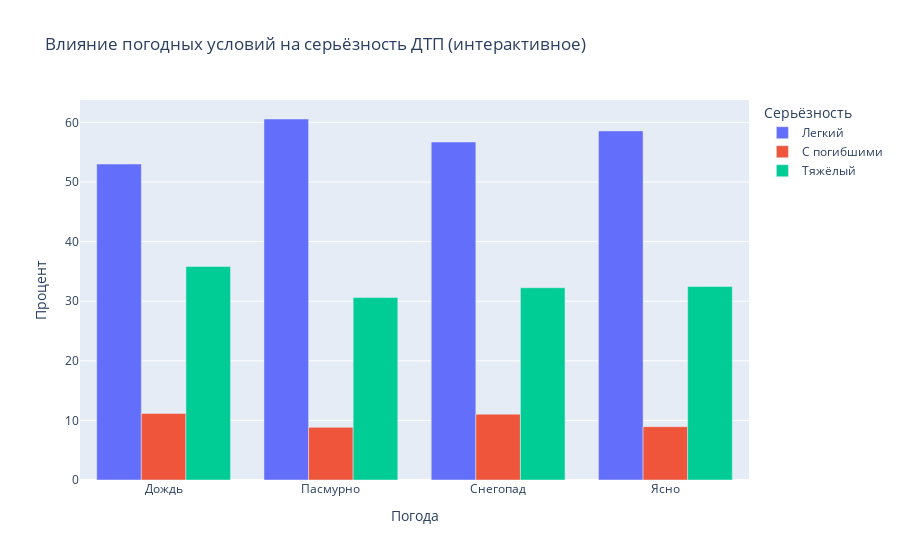

Notebook cell for this chart:
### Markdown cell above
### плиз обратите внимание тут щас будет интерактивный график, он на гитхабе не отображается, поэтому придется открыть колабу или че то такое(

### Code cell
fig = px.bar(
    df_count,
    x='weather',        
    y='percentage',     
    color='severity',  
    barmode='group',
    hover_data=['count', 'total','severity'],
    labels={
        'weather': 'Погода',
        'percentage': 'Процент',
        'severity': 'Серьёзность'
    },
    title='Влияние погодных условий на серьёзность ДТП (интерактивное)'
)

fig.update_traces(
    hovertemplate=
        'Погода: %{x}<br>' +
        'Серьёзность: %{customdata[2]}<br>' +
        'Процент: %{y:.1f}%<br>' +
        'ДТП серьёзности %{customdata[2]}: %{customdata[0]}<br>'
        'Всего ДТП: %{customdata[1]}<br>' +
        '<extra></extra>'
)
fig.show()

### Figure 1 — Plotly figure (JSON) as saved in the notebook; plotly's stock layout.template omitted (floating-point values rounded to 4 significant figures)
{"data": [{"alignmentgroup": "True", "customdata": [[51221, 96636, "Легкий"], [418164, 690431, "Легкий"], [49191, 86746, "Легкий"], [791387, 1351199, "Легкий"]], "hovertemplate": "Погода: %{x}<br>Серьёзность: %{customdata[2]}<br>Процент: %{y:.1f}%<br>ДТП серьёзности %{customdata[2]}: %{customdata[0]}<br>Всего ДТП: %{customdata[1]}<br><extra></extra>", "legendgroup": "Легкий", "marker": {"color": "#636efa", "pattern": {"shape": ""}}, "name": "Легкий", "offsetgroup": "Легкий", "orientation": "v", "showlegend": true, "textposition": "auto", "type": "bar", "x": ["Дождь", "Пасмурно", "Снегопад", "Ясно"], "xaxis": "x", "y": [53.0, 60.57, 56.71, 58.57], "yaxis": "y"}, {"alignmentgroup": "True", "customdata": [[10793, 96636, "С погибшими"], [60985, 690431, "С погибшими"], [9577, 86746, "С погибшими"], [120952, 1351199, "С погибшими"]], "hovertemplate": "Погода: %{x}<br>Серьёзность: %{customdata[2]}<br>Процент: %{y:.1f}%<br>ДТП серьёзности %{customdata[2]}: %{customdata[0]}<br>Всего ДТП: %{customdata[1]}<br><extra></extra>", "legendgroup": "С погибшими", "marker": {"color": "#EF553B", "pattern": {"shape": ""}}, "name": "С погибшими", "offsetgroup": "С погибшими", "orientation": "v", "showlegend": true, "textposition": "auto", "type": "bar", "x": ["Дождь", "Пасмурно", "Снегопад", "Ясно"], "xaxis": "x", "y": [11.17, 8.833, 11.04, 8.951], "yaxis": "y"}, {"alignmentgroup": "True", "customdata": [[34622, 96636, "Тяжёлый"], [211282, 690431, "Тяжёлый"], [27978, 86746, "Тяжёлый"], [438860, 1351199, "Тяжёлый"]], "hovertemplate": "Погода: %{x}<br>Серьёзность: %{customdata[2]}<br>Процент: %{y:.1f}%<br>ДТП серьёзности %{customdata[2]}: %{customdata[0]}<br>Всего ДТП: %{customdata[1]}<br><extra></extra>", "legendgroup": "Тяжёлый", "marker": {"color": "#00cc96", "pattern": {"shape": ""}}, "name": "Тяжёлый", "offsetgroup": "Тяжёлый", "orientation": "v", "showlegend": true, "textposition": "auto", "type": "bar", "x": ["Дождь", "Пасмурно", "Снегопад", "Ясно"], "xaxis": "x", "y": [35.83, 30.6, 32.25, 32.48], "yaxis": "y"}], "layout": {"autosize": true, "barmode": "group", "legend": {"title": {"text": "Серьёзность"}, "tracegroupgap": 0}, "title": {"text": "Влияние погодных условий на серьёзность ДТП (интерактивное)"}, "xaxis": {"anchor": "y", "autorange": true, "domain": [0, 1], "range": [-0.5, 3.5], "title": {"text": "Погода"}, "type": "category"}, "yaxis": {"anchor": "x", "autorange": true, "domain": [0, 1], "range": [0, 63.75], "title": {"text": "Процент"}, "type": "linear"}}}
